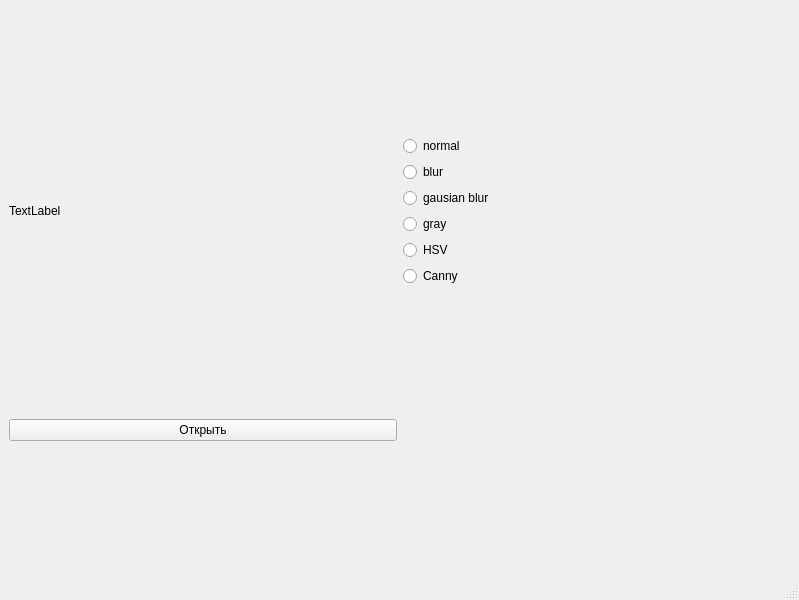
<?xml version="1.0" encoding="UTF-8"?>
<ui version="4.0">
 <class>MainWindow</class>
 <widget class="QMainWindow" name="MainWindow">
  <property name="geometry">
   <rect>
    <x>0</x>
    <y>0</y>
    <width>799</width>
    <height>600</height>
   </rect>
  </property>
  <property name="windowTitle">
   <string>MainWindow</string>
  </property>
  <widget class="QWidget" name="centralwidget">
   <layout class="QGridLayout" name="gridLayout_2">
    <item row="0" column="0">
     <widget class="QLabel" name="image">
      <property name="text">
       <string>TextLabel</string>
      </property>
     </widget>
    </item>
    <item row="0" column="1">
     <layout class="QGridLayout" name="gridLayout">
      <item row="0" column="0">
       <widget class="QRadioButton" name="normal">
        <property name="text">
         <string>normal</string>
        </property>
       </widget>
      </item>
      <item row="1" column="0">
       <widget class="QRadioButton" name="blur">
        <property name="text">
         <string>blur</string>
        </property>
       </widget>
      </item>
      <item row="2" column="0">
       <widget class="QRadioButton" name="gausian_blur">
        <property name="text">
         <string>gausian blur</string>
        </property>
       </widget>
      </item>
      <item row="3" column="0">
       <widget class="QRadioButton" name="gray_scale">
        <property name="text">
         <string>gray</string>
        </property>
       </widget>
      </item>
      <item row="4" column="0">
       <widget class="QRadioButton" name="hsv_color">
        <property name="text">
         <string>HSV</string>
        </property>
       </widget>
      </item>
      <item row="5" column="0">
       <widget class="QRadioButton" name="canny">
        <property name="text">
         <string>Canny</string>
        </property>
       </widget>
      </item>
     </layout>
    </item>
    <item row="1" column="0">
     <widget class="QPushButton" name="openFile">
      <property name="text">
       <string>Открыть</string>
      </property>
     </widget>
    </item>
   </layout>
  </widget>
  <widget class="QMenuBar" name="menubar">
   <property name="geometry">
    <rect>
     <x>0</x>
     <y>0</y>
     <width>799</width>
     <height>21</height>
    </rect>
   </property>
  </widget>
  <widget class="QStatusBar" name="statusbar"/>
 </widget>
 <resources/>
 <connections/>
</ui>
